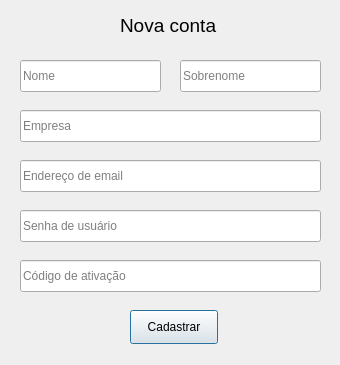
<?xml version="1.0" encoding="UTF-8"?>
<ui version="4.0">
 <class>Dialog</class>
 <widget class="QDialog" name="Dialog">
  <property name="geometry">
   <rect>
    <x>0</x>
    <y>0</y>
    <width>340</width>
    <height>365</height>
   </rect>
  </property>
  <property name="windowTitle">
   <string>Dialog</string>
  </property>
  <property name="toolTip">
   <string>Data de nascimento</string>
  </property>
  <widget class="QLabel" name="label">
   <property name="geometry">
    <rect>
     <x>120</x>
     <y>0</y>
     <width>101</width>
     <height>51</height>
    </rect>
   </property>
   <property name="font">
    <font>
     <pointsize>14</pointsize>
    </font>
   </property>
   <property name="text">
    <string>Nova conta</string>
   </property>
  </widget>
  <widget class="QLineEdit" name="lineEdit">
   <property name="geometry">
    <rect>
     <x>20</x>
     <y>60</y>
     <width>141</width>
     <height>32</height>
    </rect>
   </property>
   <property name="placeholderText">
    <string>Nome</string>
   </property>
  </widget>
  <widget class="QLineEdit" name="lineEdit_2">
   <property name="geometry">
    <rect>
     <x>180</x>
     <y>60</y>
     <width>141</width>
     <height>32</height>
    </rect>
   </property>
   <property name="placeholderText">
    <string>Sobrenome</string>
   </property>
  </widget>
  <widget class="QLineEdit" name="lineEdit_3">
   <property name="geometry">
    <rect>
     <x>20</x>
     <y>160</y>
     <width>301</width>
     <height>32</height>
    </rect>
   </property>
   <property name="placeholderText">
    <string>Endereço de email </string>
   </property>
  </widget>
  <widget class="QLineEdit" name="lineEdit_4">
   <property name="geometry">
    <rect>
     <x>20</x>
     <y>210</y>
     <width>301</width>
     <height>32</height>
    </rect>
   </property>
   <property name="placeholderText">
    <string>Senha de usuário</string>
   </property>
  </widget>
  <widget class="QLineEdit" name="lineEdit_5">
   <property name="geometry">
    <rect>
     <x>20</x>
     <y>110</y>
     <width>301</width>
     <height>32</height>
    </rect>
   </property>
   <property name="placeholderText">
    <string>Empresa</string>
   </property>
  </widget>
  <widget class="QPushButton" name="pushButton">
   <property name="geometry">
    <rect>
     <x>130</x>
     <y>310</y>
     <width>88</width>
     <height>34</height>
    </rect>
   </property>
   <property name="text">
    <string>Cadastrar</string>
   </property>
  </widget>
  <widget class="QLineEdit" name="lineEdit_6">
   <property name="geometry">
    <rect>
     <x>20</x>
     <y>260</y>
     <width>301</width>
     <height>32</height>
    </rect>
   </property>
   <property name="placeholderText">
    <string>Código de ativação</string>
   </property>
  </widget>
 </widget>
 <resources/>
 <connections/>
</ui>
